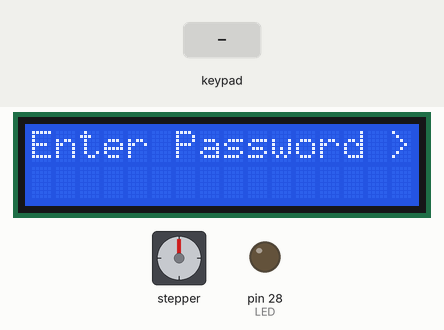
A sketch run on a simulated Arduino Mega 2560, built with avr-gcc and run on an emulated ATmega2560. On the bench: stepper motor, 16×2 character LCD, output pins drawn as LEDs (lit = HIGH). Wiring (inferred from the names in the program): stepper motor driver (200 steps per turn assumed): step pin 13; direction pin 27. The inputs (shaded band) are chosen by the test bench.

Above: at 18.3 s.
18.4 s: key 'A' pressed
At 19.9 s:
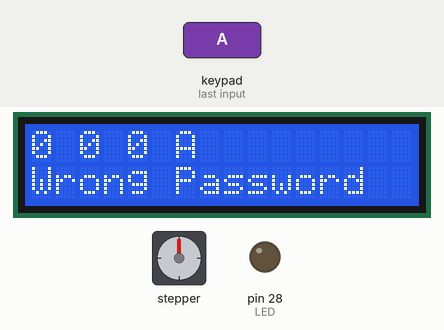
20.3 s: keypad keys 3 4 5 6 # pressed 0.4 s apart
At 24.0 s:
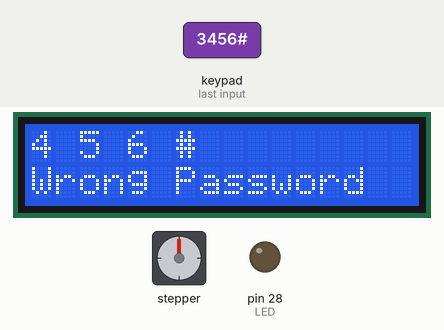
24.4 s: key 'B' pressed
At 25.6 s:
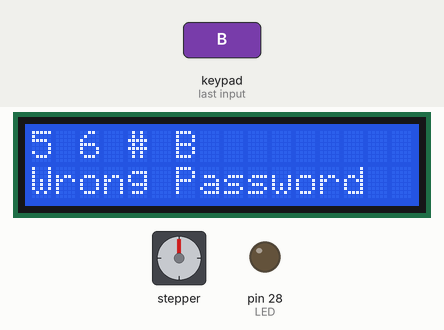
26.4 s: keypad keys 3 4 5 6 * pressed 0.4 s apart
At 29.7 s:
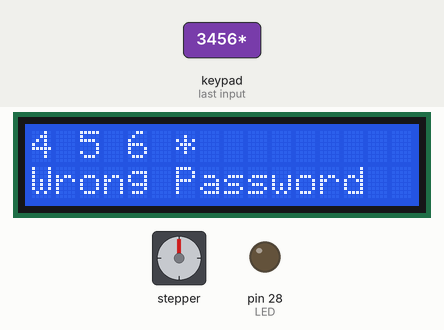
29.9 s: key 'C' pressed
At 30.9 s:
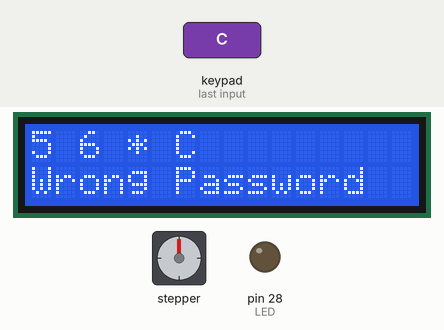
31.9 s: keypad keys 3 4 5 6 D pressed 0.4 s apart
At 35.5 s:
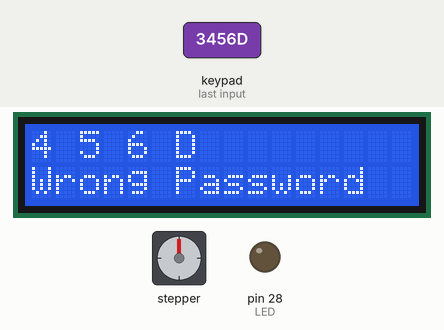

Measured:
- after the input at 18.4 s, the display: first changes at once (image 1 shows a later state)
- after the input at 20.3 s, the display: first changes at once (image 2 shows a later state)
- after the input at 24.4 s, the display: first changes at once (image 3 shows a later state)
- after the input at 26.4 s, the display: first changes at once (image 4 shows a later state)
- after the input at 29.9 s, the display: first changes at once (image 5 shows a later state)
- after the input at 31.9 s, the display: first changes at once (image 6 shows a later state)

The sketch:

Energia_Project_11_1.ino
```cpp
#include <Keypad.h> //header for keypad commands enabling
#include <LiquidCrystal.h> // includes the LiquidCrystal Library

LiquidCrystal lcd(33, 34, 35, 36, 37, 38); // Creates an LCD object. Parameters: (rs, enable, d4, d5, d6, d7)

const byte ROWS = 4; // Four rows

const byte COLS = 4; // Three columns

// Define the Keymap

char keys[ROWS][COLS] = {

  {'1','2','3','A'},

  {'4','5','6','B'},

  {'7','8','9','C'},

  {'*','0','#','D'}

};

// Connect keypad ROW0, ROW1, ROW2 and ROW3 to these Arduino pins.

byte rowPins[ROWS] = { 3, 4, 5, 6 };

// Connect keypad COL0, COL1, COL2 and COL3 to these Arduino pins.

byte colPins[COLS] = { 7, 8, 9, 10 };

//  Create the Keypad

Keypad kpd = Keypad( makeKeymap(keys), rowPins, colPins, ROWS, COLS );

int LED = 28;

const int stepPin = 13;
const int dirPin = 27;

char first='0',second='0',third='0',fourth='0';
int count=0;

void setup()

{
   pinMode(LED, OUTPUT);
   pinMode(stepPin,OUTPUT);
   pinMode(dirPin,OUTPUT);


   lcd.begin(16,2); // Initializes the interface to the LCD screen, and specifies the dimensions (width and height) of the display

  lcd.clear(); // Clears the display
 lcd.setCursor(4,0);
 lcd.print("Welcome"); // Prints "Welcome" on the LCD
 delay(1000); // 1 seconds delay
 lcd.setCursor(3,1); // Sets the location at which subsequent text written to the LCD will be displayed
 lcd.print("Group # 06");
 delay(4000);
 lcd.clear(); // Clears the display

 lcd.setCursor(0,0);
 lcd.print("2020-MC-29");
 lcd.setCursor(0,1);
 lcd.print("A.Rehman Farooq");
 delay(2000);
 lcd.clear();


 lcd.setCursor(0,0);
 lcd.print("2020-MC-28");
 lcd.setCursor(0,1);
 lcd.print("Ibrahim Haroon");
 delay(2000);
 lcd.clear();


 lcd.setCursor(0,0);
 lcd.print("2020-MC-27");
 lcd.setCursor(0,1);
 lcd.print("Baqir Zaidi");
 delay(2000);
 lcd.clear();


 lcd.setCursor(0,0);
 lcd.print("2020-MC-15");
 lcd.setCursor(0,1);
 lcd.print("Abdullah Farooq");
 delay(2000);
 lcd.clear();


 lcd.setCursor(0,0);
 lcd.print("2020-MC-07");
 lcd.setCursor(0,1);
 lcd.print("M. Hammad");
 delay(2000);
 lcd.clear();


 lcd.setCursor(0,0);
 lcd.print("2020-MC-01");
 lcd.setCursor(0,1);
 lcd.print("Rana Umer");
 delay(2000);
 lcd.clear();
}

void loop()

{
 char key = kpd.getKey(); //storing pressed key value in a char

 if(key == NO_KEY && count==0)
    {lcd.setCursor(0,0);
    lcd.print("Enter Password >> ");
    count++;}


START:
  if (key != NO_KEY)

{
//shift digits
fourth=third;
third=second;
second=first;
first=key;
lcd.clear();
delay(100);
lcd.setCursor(0,0);
lcd.print(char(fourth));
delay(100);
lcd.setCursor(2,0);
lcd.print(char(third));
delay(100);
lcd.setCursor(4,0);
lcd.print(char(second));
delay(100);
lcd.setCursor(6,0);
lcd.print(char(first));
delay(100);
lcd.setCursor(0,1);
lcd.print("Wrong Password");
  }


  if (first == '1' && second == '2' && third == '3' && fourth == '4')
{

 //Password is correct

 digitalWrite(LED, HIGH);

 lcd.clear();
 lcd.setCursor(0,0);
 lcd.print("Press B to ");
 lcd.setCursor(0,1);
 lcd.print("Go Back.");
 delay(1000);

while(1){
//Read keypad input
  char fourth = kpd.getKey();

 digitalWrite(dirPin,HIGH); // Enables the motor to move in a particular direction
  // Makes 200 pulses for making one full cycle rotation
  for(int x = 0; x < 200; x++) {
    digitalWrite(stepPin,HIGH);
    delayMicroseconds(500);
    digitalWrite(stepPin,LOW);
    delayMicroseconds(500);}

    if(fourth ==  'B'){
      digitalWrite(LED, LOW);
      fourth='1';
      delay(100);
      goto START;
       }
     }
}

else{
  // When pass is incorrect
  digitalWrite(LED, LOW);
}
}
```
